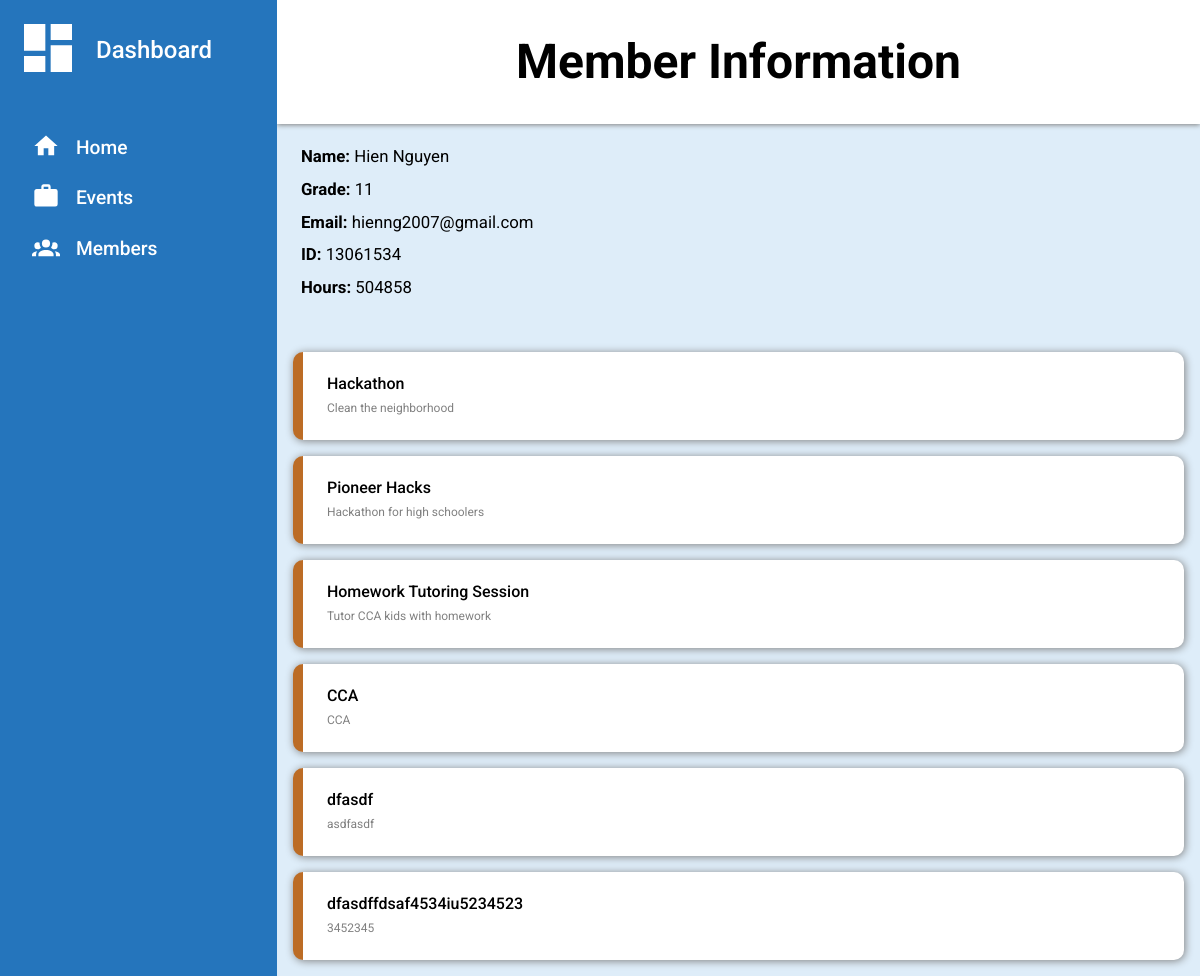
The page /member/1 on the database its author committed.
### app.py (models this page shows)
class Member(db.Model):
    id = db.Column(db.Integer, primary_key = True)
    name = db.Column(db.String(100), unique = False, index = True)
    student_id = db.Column(db.Integer, index = True, unique = False)
    hours = db.Column(db.Integer, index = True, unique = False)
    grade = db.Column(db.Integer, index = True, unique = False)
    email = db.Column(db.String(100), unique = False, index = True)
    events = db.relationship('Event', secondary = member_event, backref = 'members')

class Event(db.Model):
    id = db.Column(db.Integer, primary_key = True)
    name = db.Column(db.String(100), unique = False, index = True)
    description = db.Column(db.String(250), unique = False, index = True)
    address = db.Column(db.String(250), unique = False, index = True)
    date = db.Column(db.String(40), unique = False, index = True)
    hours = db.Column(db.Integer, index = True, unique = False)

### app.py (the view)
@app.route('/member/<int:id>')
def member(id):
    member = Member.query.get(id)
    return render_template('member.html', member = member)

### templates/member.html (shortened to what this page needs)
{% extends 'base.html' %}
{% block content %}
<div class="header">
    <div class = "eventName">
        <p>Member Information</p>
    </div>
</div>
<div class="sidebar">
    <p><span><svg class="dash clickable" xmlns="http://www.w3.org/2000/svg" viewBox="0 0 24 24"><title>view-dashboard</title><path d="M13,3V9H21V3M13,21H21V11H13M3,21H11V15H3M3,13H11V3H3V13Z" /></svg></span>Dashboard</p>
    <ul>
        <a href="{{ url_for('dashboard') }}">
            <li class="clickable"><span><svg xmlns="http://www.w3.org/2000/svg" viewBox="0 0 24 24"><title>home</title><path d="M10,20V14H14V20H19V12H22L12,3L2,12H5V20H10Z" /></svg></span>Home</li>
        </a>
        <a href="{{ url_for('events') }}">
            <li class="clickable"><span><svg xmlns="http://www.w3.org/2000/svg" viewBox="0 0 24 24"><title>briefcase</title><path d="M10,2H14A2,2 0 0,1 16,4V6H20A2,2 0 0,1 22,8V19A2,2 0 0,1 20,21H4C2.89,21 2,20.1 2,19V8C2,6.89 2.89,6 4,6H8V4C8,2.89 8.89,2 10,2M14,6V4H10V6H14Z" /></svg></span>Events</li>
        </a>
        <a href="{{ url_for('members') }}">
            <li class="clickable"><span></span>Members</li>
        </a>
    </ul>
</div>
<div class="content">
    <div class="info">
        <p><span>Name:</span> {{ member.name }}</p>
        <p><span>Grade:</span> {{ member.grade }}</p>
        <p><span>Email:</span> {{ member.email }}</p>
        <p><span>ID:</span> {{ member.student_id }}</p>
        <p><span>Hours:</span> {{ member.hours }}</p>
        <div class="events">
            <p class="content-label"></p>
            {% for event in member.events %}
                <a class="clickable" href="{{ url_for('event', id = event.id) }}">
                    <div>
                        <p>{{ event.name }}</p>
                        {{ event.description }}
                    </div>
                </a>
            {% endfor %}
        </div>
    </div>
</div>
{% endblock %}

### static/style.css (style rules this page uses)
html, body, div, span, applet, object, iframe, h1, h2, h3, h4, h5, h6, p, blockquote, pre, a, abbr, acronym, address, big, cite, code, del, dfn, em, img, ins, kbd, q, s, samp, small, strike, strong, sub, sup, tt, var, b, u, i, center, dl, dt, dd, ol, ul, li, fieldset, form, label, legend, table, caption, tbody, tfoot, thead, tr, th, td, article, aside, canvas, details, embed, figure, figcaption, footer, header, hgroup, menu, nav, output, ruby, section, summary, time, mark, audio, video { margin: 0; padding: 0; border: 0; font-size: 100%; font: inherit; vertical-align: baseline; }
body { line-height: 1; font-family: "Roboto"; }
ol, ul { list-style: none; }
:root { --sidebar: #2575bc; --project-border: #BC6C25; --main-background: #deedf9; --text-color: rgb(255, 255, 255); }
body { display: grid; grid-template-rows: 1fr 9fr; grid-template-columns: 1.2fr 4fr; height: 100vh; background-color: var(--main-background); }
.header { background-color: white; grid-column: 2; grid-row: 1 / 2; display: flex; flex-direction: column; justify-content: space-between; grid-template-rows: 1fr 2.5fr; padding: .75rem 2rem; line-height: 1.5rem; box-shadow: 0px 1px 5px grey; row-gap: 1rem; }
.eventName { height: 100px; display: flex; justify-content: center; align-items: center; font-weight: 700; font-size: 3rem; line-height: 3rem; }
.sidebar { background-color: var(--sidebar); grid-row: 1 / 3; padding: 1rem; }
a { text-decoration: none; }
.sidebar ul { display: grid; font-size: 1.2rem; margin-bottom: 3rem; gap: 1.2rem; }
.sidebar li, .sidebar p { color: var(--text-color); font-weight:500; display: flex; align-items: center; }
.sidebar p { font-size: 1.5rem; margin-bottom: 3rem; }
.content { padding: 1rem; }
.content-label { font-weight: 500; font-size: 1.1rem; grid-row: 1; grid-column: 1 / -1; }
.events, .members { grid-row: 1 / 4; display: grid; grid-template-rows: 2rem; gap: 1rem; grid-template-columns: 1fr; }
.events a>div, .members>a>div { display: flex; flex-direction: column; justify-content: space-between; background-color: white; border-radius: 10px; padding: 1.5rem; box-shadow: 1px 1px 8px grey; border-left: 10px solid var(--project-border); font-size: .75rem; color: grey; line-height: 1rem; transition: 100ms ease-out; }
.events div > p, .members div > p { color: black; font-size: 1rem; font-weight: 500; margin-bottom: .5rem; }
.sidebar svg { fill: white; padding-right: 1rem; }
.dash { width: 4rem; }
li svg { margin-left: 1rem; width: 1.75rem; }
.clickable, .events>div, .members>p { cursor: pointer; }
.info>p { font-size: 1.05rem; padding: 0.5rem; }
.info span { font-weight: 700; }

### rows shown on the page
Member: name "Hien Nguyen", grade "11", email "hienng2007@gmail.com", student_id "13061534", hours "504858"
Event: name "Hackathon", description "Clean the neighborhood"
Event: name "Pioneer Hacks", description "Hackathon for high schoolers"
Event: name "Homework Tutoring Session", description "Tutor CCA kids with homework"
Event: name "CCA", description "CCA"
Event: name "dfasdf", description "asdfasdf"
Event: name "dfasdffdsaf4534iu5234523", description "3452345"
